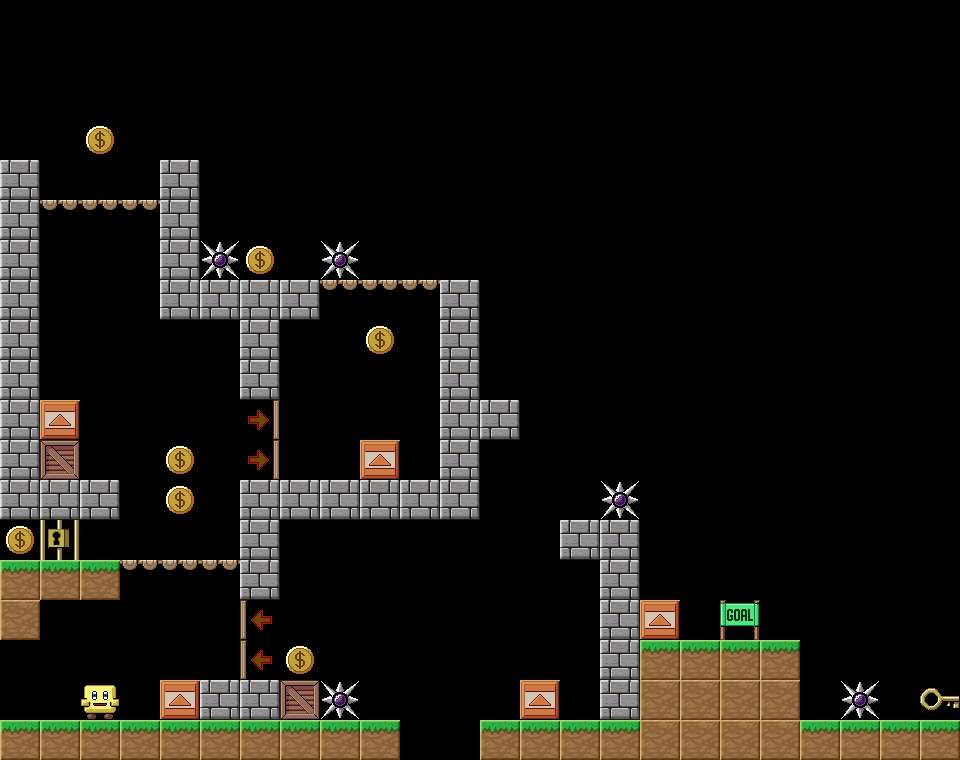

Below is a game level as drawn by its tile map, then a one-line description and the .tmx file that defines it, in full:
An orthogonal 24x19 tile map with 40x40 px tiles, 1 tile layer (Level07).

<map version="1.1" tiledversion="2018.09.12" orientation="orthogonal" renderorder="right-down" width="24" height="19" tilewidth="40" tileheight="40" infinite="0" nextlayerid="17" nextobjectid="1">
 <tileset firstgid="1" source="TileSetLevels.tsx" />
 <layer id="16" name="Level07" width="24" height="19">
  <data encoding="csv">
0,0,0,0,0,0,0,0,0,0,0,0,0,0,0,0,0,0,0,0,0,0,0,0,
0,0,0,0,0,0,0,0,0,0,0,0,0,0,0,0,0,0,0,0,0,0,0,0,
0,0,0,0,0,0,0,0,0,0,0,0,0,0,0,0,0,0,0,0,0,0,0,0,
0,0,4,0,0,0,0,0,0,0,0,0,0,0,0,0,0,0,0,0,0,0,0,0,
15,0,0,0,15,0,0,0,0,0,0,0,0,0,0,0,0,0,0,0,0,0,0,0,
15,18,18,18,15,0,0,0,0,0,0,0,0,0,0,0,0,0,0,0,0,0,0,0,
15,0,0,0,15,5,4,0,5,0,0,0,0,0,0,0,0,0,0,0,0,0,0,0,
15,0,0,0,15,15,15,15,18,18,18,15,0,0,0,0,0,0,0,0,0,0,0,0,
15,0,0,0,0,0,15,0,0,4,0,15,0,0,0,0,0,0,0,0,0,0,0,0,
15,0,0,0,0,0,15,0,0,0,0,15,0,0,0,0,0,0,0,0,0,0,0,0,
15,8,0,0,0,0,20,0,0,0,0,15,15,0,0,0,0,0,0,0,0,0,0,0,
15,17,0,0,4,0,20,0,0,8,0,15,0,0,0,0,0,0,0,0,0,0,0,0,
15,15,15,0,4,0,15,15,15,15,15,15,0,0,0,5,0,0,0,0,0,0,0,0,
4,10,0,0,0,0,15,0,0,0,0,0,0,0,15,15,0,0,0,0,0,0,0,0,
14,14,14,18,18,18,15,0,0,0,0,0,0,0,0,15,0,0,0,0,0,0,0,0,
13,0,0,0,0,0,19,0,0,0,0,0,0,0,0,15,8,0,3,0,0,0,0,0,
0,0,0,0,0,0,19,4,0,0,0,0,0,0,0,15,14,14,14,14,0,0,0,0,
0,0,2,0,8,15,15,17,5,0,0,0,0,8,0,15,13,13,13,13,0,5,0,6,
14,14,14,14,14,14,14,14,14,14,0,0,14,14,14,14,13,13,13,13,14,14,14,14
</data>
 </layer>
</map>